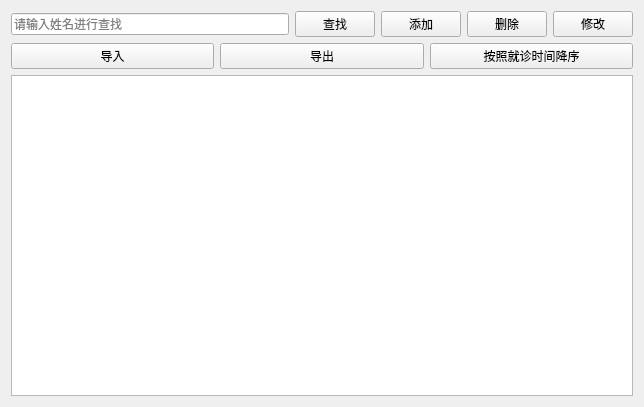
<?xml version="1.0" encoding="UTF-8"?>
<ui version="4.0">
 <class>patientview</class>
 <widget class="QWidget" name="patientview">
  <property name="geometry">
   <rect>
    <x>0</x>
    <y>0</y>
    <width>644</width>
    <height>407</height>
   </rect>
  </property>
  <property name="windowTitle">
   <string>患者管理</string>
  </property>
  <layout class="QVBoxLayout" name="verticalLayout">
   <item>
    <layout class="QHBoxLayout" name="horizontalLayout">
     <item>
      <widget class="QLineEdit" name="lineEdit">
       <property name="placeholderText">
        <string>请输入姓名进行查找</string>
       </property>
      </widget>
     </item>
     <item>
      <widget class="QPushButton" name="btSearch">
       <property name="text">
        <string>查找</string>
       </property>
       <property name="icon">
        <iconset resource="rsc.qrc">
         <normaloff>:/img/search.svg</normaloff>:/img/search.svg</iconset>
       </property>
      </widget>
     </item>
     <item>
      <widget class="QPushButton" name="btAdd">
       <property name="text">
        <string>添加</string>
       </property>
       <property name="icon">
        <iconset resource="rsc.qrc">
         <normaloff>:/img/add.svg</normaloff>:/img/add.svg</iconset>
       </property>
      </widget>
     </item>
     <item>
      <widget class="QPushButton" name="btDelete">
       <property name="text">
        <string>删除</string>
       </property>
       <property name="icon">
        <iconset resource="rsc.qrc">
         <normaloff>:/img/delete.svg</normaloff>:/img/delete.svg</iconset>
       </property>
      </widget>
     </item>
     <item>
      <widget class="QPushButton" name="btEdit">
       <property name="text">
        <string>修改</string>
       </property>
       <property name="icon">
        <iconset resource="rsc.qrc">
         <normaloff>:/img/modify.svg</normaloff>:/img/modify.svg</iconset>
       </property>
      </widget>
     </item>
    </layout>
   </item>
   <item>
    <layout class="QHBoxLayout" name="horizontalLayout_2">
     <item>
      <widget class="QPushButton" name="btIn">
       <property name="text">
        <string>导入</string>
       </property>
      </widget>
     </item>
     <item>
      <widget class="QPushButton" name="btOut">
       <property name="text">
        <string>导出</string>
       </property>
      </widget>
     </item>
     <item>
      <widget class="QPushButton" name="sortByTime">
       <property name="text">
        <string>按照就诊时间降序</string>
       </property>
      </widget>
     </item>
    </layout>
   </item>
   <item>
    <widget class="QTableView" name="tableView"/>
   </item>
  </layout>
 </widget>
 <resources>
  <include location="rsc.qrc"/>
 </resources>
 <connections/>
</ui>
